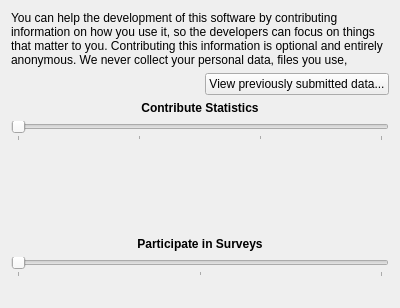
<?xml version="1.0" encoding="UTF-8"?>
<ui version="4.0">
 <class>KUserFeedback::FeedbackConfigWidget</class>
 <widget class="QWidget" name="KUserFeedback::FeedbackConfigWidget">
  <property name="geometry">
   <rect>
    <x>0</x>
    <y>0</y>
    <width>400</width>
    <height>308</height>
   </rect>
  </property>
  <layout class="QVBoxLayout" name="verticalLayout">
   <item>
    <widget class="QLabel" name="label_3">
     <property name="text">
      <string>You can help the development of this software by contributing information on how you use it, so the developers can focus on things that matter to you. Contributing this information is optional and entirely anonymous. We never collect your personal data, files you use, websites you visit, or information that could identify you.</string>
     </property>
     <property name="wordWrap">
      <bool>true</bool>
     </property>
    </widget>
   </item>
   <item alignment="Qt::AlignRight">
    <widget class="QPushButton" name="auditLogButton">
     <property name="text">
      <string>View previously submitted data...</string>
     </property>
     <property name="flat">
      <bool>false</bool>
     </property>
    </widget>
   </item>
   <item>
    <widget class="QLabel" name="label">
     <property name="font">
      <font>
       <weight>75</weight>
       <bold>true</bold>
      </font>
     </property>
     <property name="text">
      <string>Contribute Statistics</string>
     </property>
     <property name="alignment">
      <set>Qt::AlignCenter</set>
     </property>
    </widget>
   </item>
   <item>
    <widget class="QSlider" name="telemetrySlider">
     <property name="maximum">
      <number>3</number>
     </property>
     <property name="pageStep">
      <number>1</number>
     </property>
     <property name="orientation">
      <enum>Qt::Horizontal</enum>
     </property>
     <property name="tickPosition">
      <enum>QSlider::TicksBelow</enum>
     </property>
    </widget>
   </item>
   <item>
    <widget class="QStackedWidget" name="telemetryStack">
     <property name="currentIndex">
      <number>0</number>
     </property>
     <widget class="QWidget" name="noTelemetryPage">
      <layout class="QVBoxLayout" name="verticalLayout_2">
       <property name="spacing">
        <number>0</number>
       </property>
       <property name="leftMargin">
        <number>0</number>
       </property>
       <property name="topMargin">
        <number>0</number>
       </property>
       <property name="rightMargin">
        <number>0</number>
       </property>
       <property name="bottomMargin">
        <number>0</number>
       </property>
       <item>
        <widget class="QLabel" name="noTelemetryLabel">
         <property name="alignment">
          <set>Qt::AlignLeading|Qt::AlignLeft|Qt::AlignTop</set>
         </property>
         <property name="wordWrap">
          <bool>true</bool>
         </property>
        </widget>
       </item>
      </layout>
     </widget>
     <widget class="QWidget" name="telemetryPage">
      <layout class="QVBoxLayout" name="verticalLayout_3">
       <property name="leftMargin">
        <number>0</number>
       </property>
       <property name="topMargin">
        <number>0</number>
       </property>
       <property name="rightMargin">
        <number>0</number>
       </property>
       <property name="bottomMargin">
        <number>0</number>
       </property>
       <item>
        <widget class="QLabel" name="telemetryLabel">
         <property name="text">
          <string>TextLabel</string>
         </property>
         <property name="wordWrap">
          <bool>true</bool>
         </property>
        </widget>
       </item>
       <item>
        <widget class="QTextBrowser" name="telemetryDetails"/>
       </item>
      </layout>
     </widget>
    </widget>
   </item>
   <item>
    <widget class="QPushButton" name="rawTelemetryButton">
     <property name="toolTip">
      <string>Show the raw data that is going to be shared.</string>
     </property>
     <property name="checkable">
      <bool>true</bool>
     </property>
     <property name="flat">
      <bool>true</bool>
     </property>
    </widget>
   </item>
   <item>
    <widget class="QLabel" name="label_2">
     <property name="font">
      <font>
       <weight>75</weight>
       <bold>true</bold>
      </font>
     </property>
     <property name="text">
      <string>Participate in Surveys</string>
     </property>
     <property name="alignment">
      <set>Qt::AlignCenter</set>
     </property>
    </widget>
   </item>
   <item>
    <widget class="QSlider" name="surveySlider">
     <property name="maximum">
      <number>2</number>
     </property>
     <property name="pageStep">
      <number>1</number>
     </property>
     <property name="orientation">
      <enum>Qt::Horizontal</enum>
     </property>
     <property name="tickPosition">
      <enum>QSlider::TicksBelow</enum>
     </property>
    </widget>
   </item>
   <item>
    <widget class="QLabel" name="surveyLabel">
     <property name="wordWrap">
      <bool>true</bool>
     </property>
    </widget>
   </item>
  </layout>
 </widget>
 <resources/>
 <connections/>
</ui>
